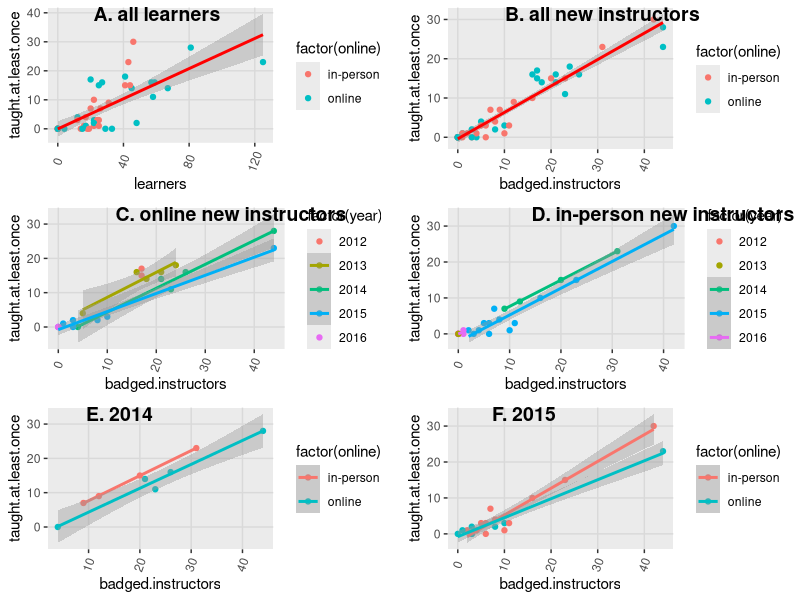
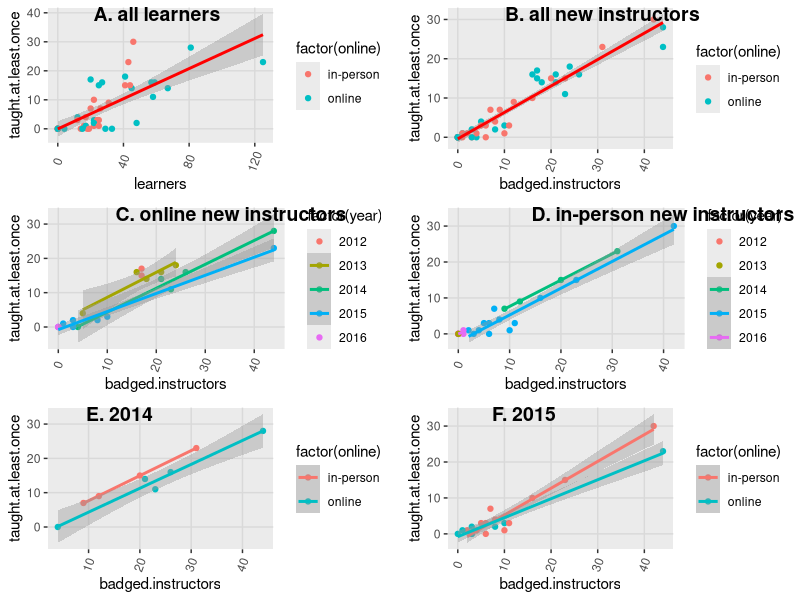

Reproduce these figures in R, in order.
library(ggplot2)
library(tidyr)
library(dplyr)
library(cowplot)
require(cowplot) 

## read in data; split date into year, month, day; add badged instructor column
instructors <- read.csv("instructor-training-stats.csv", header=TRUE, sep=",")
instructors.split <- instructors %>% 
  separate(start, c("year", "month", "day"), sep = "\\-") 
instructors.split <- mutate(instructors.split, badged.instructors = learners - no.badge)

## filter by classroom type, add rows for 2012 & 2013 so plot colors are same 
inperson <- filter(instructors.split, online < 1)
online <- filter(instructors.split, online >= 1)
inperson <- rbind(inperson, c(2012, 1, 1, NA, 0, 0, 0, 0, 0, 0, 0, 0, 0, 0, 0, 0 ))
inperson <- rbind(inperson, c(2013, 1, 1, NA, 0, 0, 0, 0, 0, 0, 0, 0, 0, 0, 0, 0 ))

# filter  by year for comparing classroom style
year2015 <- filter(instructors.split, year==2015)
year2014<- filter(instructors.split, year==2014)

##linear model fitting to get R^2 for each plot
fitall.learners <- lm(data = instructors.split, learners ~ completed.this)
summary(fitall.learners)
#Multiple R-squared:  0.7021,	Adjusted R-squared:  0.6953 
fitall.badged <- lm(data = instructors.split, taught.at.least.once ~ badged.instructors)
summary(fitall.badged)
#Multiple R-squared:  0.915,	Adjusted R-squared:  0.9131
fitinperson <- lm(data = inperson, taught.at.least.once ~ badged.instructors + year)
summary(fitinperson)
#Multiple R-squared:  0.9637,	Adjusted R-squared:  0.9546 
fitonline <- lm(data = online, taught.at.least.once ~ badged.instructors + year)
summary(fitonline)
#Multiple R-squared:  0.9692,	Adjusted R-squared:  0.9595 
fit2014 <- lm(data = year2014, taught.at.least.once ~ badged.instructors + online)
summary(fit2014)
#Multiple R-squared:  0.9816,	Adjusted R-squared:  0.9755 
fit2015 <- lm(data = year2015, taught.at.least.once ~ badged.instructors + online)
summary(fit2015)
#Multiple R-squared:  0.9234,	Adjusted R-squared:  0.9144

#plot number learers vs number who have taught at least once. color by classroom style
all<- ggplot(instructors.split, aes(x=learners, y=taught.at.least.once, colour = factor (online))) + 
  geom_point() + background_grid(major = "xy", minor = "none")  +
  theme(axis.text.x = element_text(angle=70, vjust=0.5)) +
  scale_colour_discrete(labels=c("in-person", "online")) +
  stat_smooth(method = "lm", col="red") 
#plot number badged instructors (completed.this) vs number who have taught at least once. color by classroom style
all2<- ggplot(instructors.split, aes(x=badged.instructors, y=taught.at.least.once, colour = factor (online))) + 
  geom_point() + background_grid(major = "xy", minor = "none")  +
  theme(axis.text.x = element_text(angle=70, vjust=0.5)) +
  scale_colour_discrete(labels=c("in-person", "online")) +
  stat_smooth(method = "lm", col="red") 
#plot number ONLINE trained badged instructors (completed.this) vs number who have taught at least once. color by year
online.year <- ggplot(online, aes(x=badged.instructors, y=taught.at.least.once, colour = factor (year))) + 
  geom_point() + background_grid(major = "xy", minor = "none")  +
  theme(axis.text.x = element_text(angle=70, vjust=0.5)) +
  stat_smooth(method = "lm")
#plot number INPERSON trained badged instructors (completed.this) vs number who have taught at least once. color by year
inperson.year<- ggplot(inperson, aes(x=badged.instructors, y=taught.at.least.once, colour = factor (year))) + 
  geom_point() + background_grid(major = "xy", minor = "none")  +
  theme(axis.text.x = element_text(angle=70, vjust=0.5)) +
  stat_smooth(method = "lm") 
plotyear2014 <- ggplot(year2014, aes(x=badged.instructors, y=taught.at.least.once, colour = factor (online))) + 
  geom_point() + background_grid(major = "xy", minor = "none")  +
  theme(axis.text.x = element_text(angle=70, vjust=0.5)) +
  stat_smooth(method = "lm")+
  scale_colour_discrete(labels=c("in-person", "online"))
plotyear2015 <- ggplot(year2015, aes(x=badged.instructors, y=taught.at.least.once, colour = factor (online))) + 
  geom_point() + background_grid(major = "xy", minor = "none")  +
  theme(axis.text.x = element_text(angle=70, vjust=0.5)) +
  stat_smooth(method = "lm") +
  scale_colour_discrete(labels=c("in-person", "online"))

#using cowplot to make a grid of plots
plot_grid(all, all2, online.year, inperson.year, plotyear2014, plotyear2015, ncol=2, 
          labels = c("    A. all learners", " B. all new instructors", 
                     "C. online new instructors", "D. in-person new instructors",
                     "       E. 2014", "        F. 2015"))
ggsave("instructor-training-stats-1.png")
